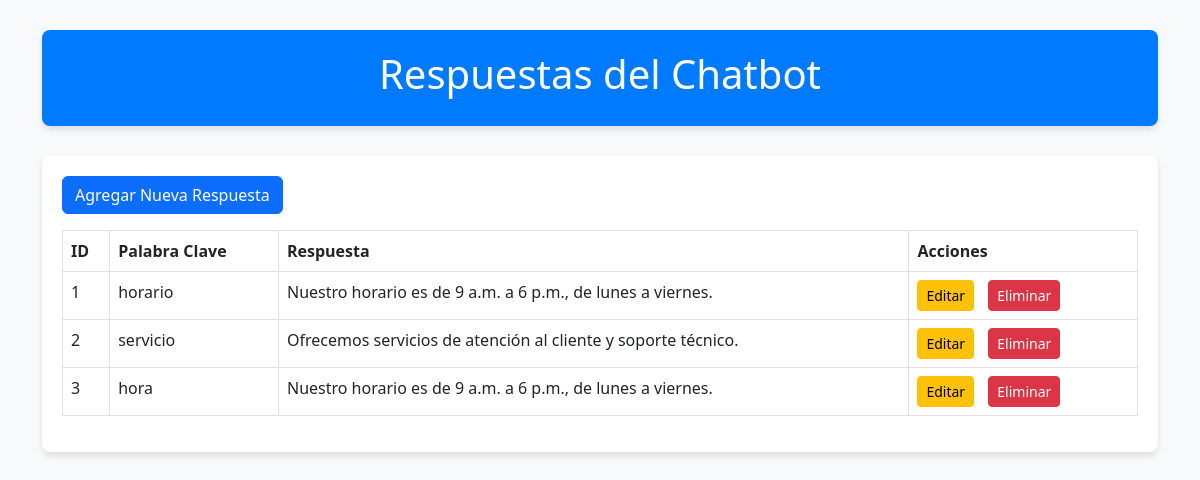
Before: / with the older database file.
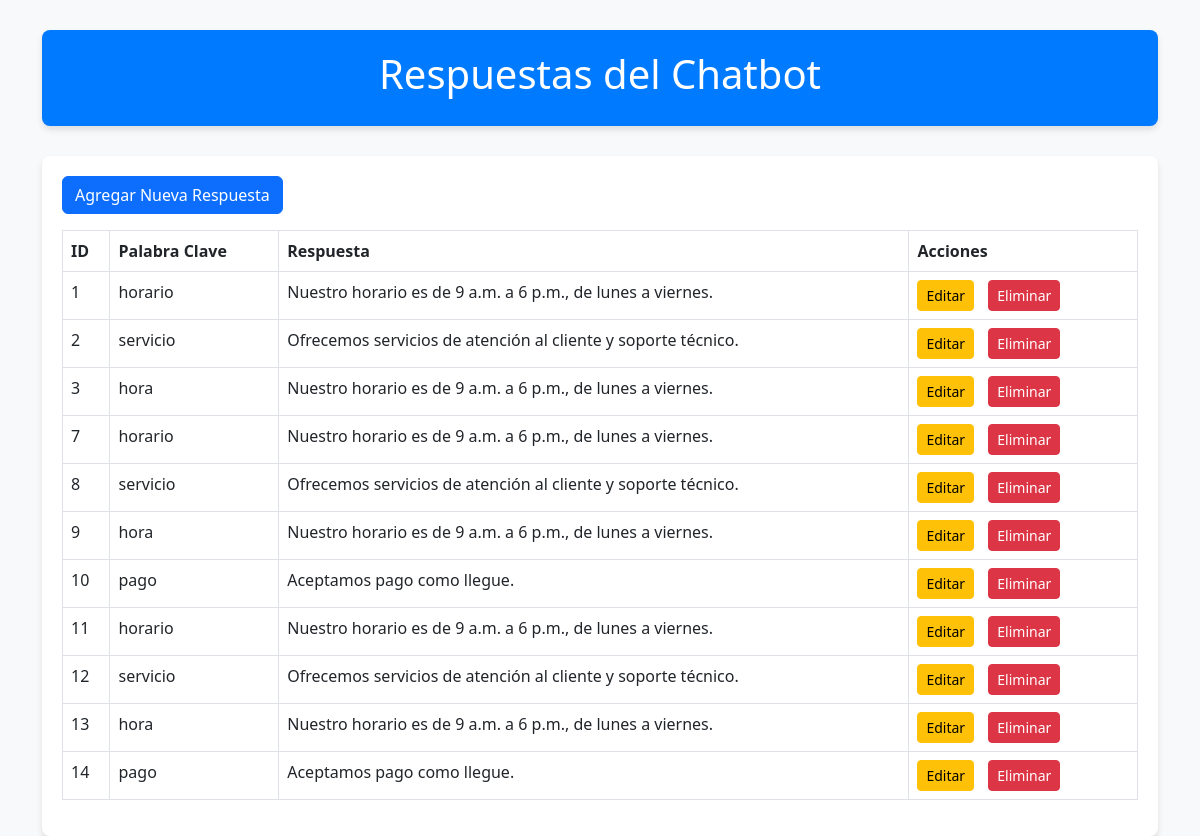
After: the same page with the newer database file.
### tables this page shows
CREATE TABLE "respuestas" (
            id INTEGER PRIMARY KEY AUTOINCREMENT,
                    palabra_clave TEXT NOT NULL,
                            respuesta TEXT NOT NULL
                                );

### configuracion.py (the view)
@app.route('/')
def index():
    conexion = conectar_db()
    cursor = conexion.cursor()
    cursor.execute("SELECT * FROM respuestas;")
    respuestas = cursor.fetchall()
    conexion.close()
    return render_template('indexconfig.html', respuestas=respuestas)

### configuracion.py (called while the page is built)
def conectar_db():
    return sqlite3.connect("chatbot.db")

### templates/indexconfig.html (shortened to what this page needs)
<!DOCTYPE html>
<html lang="es">
<head>
    <link href="https://cdn.jsdelivr.net/npm/bootstrap@5.3.0-alpha1/dist/css/bootstrap.min.css" rel="stylesheet">
</head>
<body>
    <div class="container">
        <div class="header">
            <h1>Respuestas del Chatbot</h1>
        </div>
        <div class="table-container">
            <a href="{{ url_for('agregar_respuesta') }}" class="btn btn-primary mb-3">Agregar Nueva Respuesta</a>
            <table class="table table-bordered">
                <thead class="thead-dark">
                    <tr>
                        <th scope="col">ID</th>
                        <th scope="col">Palabra Clave</th>
                        <th scope="col">Respuesta</th>
                        <th scope="col">Acciones</th>
                    </tr>
                </thead>
                <tbody>
                    {% for respuesta in respuestas %}
                    <tr>
                        <td>{{ respuesta[0] }}</td>
                        <td>{{ respuesta[1] }}</td>
                        <td>{{ respuesta[2] }}</td>
                        <td>
                            <a href="{{ url_for('editar_respuesta', id=respuesta[0]) }}" class="btn btn-warning btn-sm btn-custom">Editar</a>
                            <a href="{{ url_for('eliminar_respuesta', id=respuesta[0]) }}" class="btn btn-danger btn-sm btn-custom" onclick="return confirm('¿Estás seguro de que deseas eliminar esta respuesta?')">Eliminar</a>
                        </td>
                    </tr>
                    {% endfor %}
                </tbody>
            </table>
        </div>
    </div>
</body>
</html>

### templates/indexconfig.html (style rules this page uses)
body { background-color: #f8f9fa; }
.header { background-color: #007bff; color: white; padding: 20px; text-align: center; border-radius: 8px; box-shadow: 0 4px 6px rgba(0, 0, 0, 0.1); margin-bottom: 20px; }
.container { margin-top: 30px; }
.table-container { margin-top: 30px; background-color: white; padding: 20px; border-radius: 8px; box-shadow: 0 4px 6px rgba(0, 0, 0, 0.1); }
.btn-custom { margin-right: 10px; }

Changed rows visible on the page:
added respuestas: id "7", palabra_clave "horario", respuesta "Nuestro horario es de 9 a.m. a 6 p.m., de lunes a viernes."
added respuestas: id "8", palabra_clave "servicio", respuesta "Ofrecemos servicios de atención al cliente y soporte técnico."
added respuestas: id "9", palabra_clave "hora", respuesta "Nuestro horario es de 9 a.m. a 6 p.m., de lunes a viernes."
added respuestas: id "10", palabra_clave "pago", respuesta "Aceptamos pago como llegue."
added respuestas: id "11", palabra_clave "horario", respuesta "Nuestro horario es de 9 a.m. a 6 p.m., de lunes a viernes."
added respuestas: id "12", palabra_clave "servicio", respuesta "Ofrecemos servicios de atención al cliente y soporte técnico."
added respuestas: id "13", palabra_clave "hora", respuesta "Nuestro horario es de 9 a.m. a 6 p.m., de lunes a viernes."
added respuestas: id "14", palabra_clave "pago", respuesta "Aceptamos pago como llegue."
